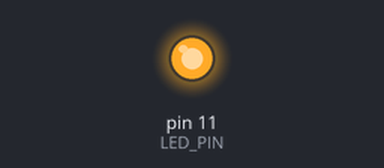
Simulated run of this sketch. Board: Arduino Uno, built with avr-gcc and run on an emulated ATmega328P. Shown: output pins drawn as LEDs (lit = HIGH).

Above: at 2.6 s.
At 6.46 s:
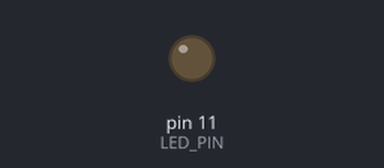
Timing chart, 0 to 7.4 s (numbered marks = the images above):
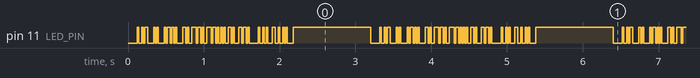

Measured:
- by itself, pin 11 (LED_PIN): moves between LOW and HIGH, repeating every 3.2 s
- by itself, everything shown: repeats every 3.2 s, in 18 steps

The sketch:

VLC_transmitter1.ino
```cpp
//This program takes input string and sends each character through the LED (OOK - ASCII encoding)
//Comment out digitalWrite(LED_PIN, LOW) in loop() function to run.

#define LED_PIN 11
#define PERIOD 20//MAKE SURE THIS IS SAME AS RECEIVER


char* string = " Channel 1\n";
int string_length;

void setup()
{
  pinMode(LED_PIN, OUTPUT);
  string_length = strlen(string);
}

void loop()
{
  loopfunction();
  //digitalWrite(LED_PIN, LOW);
}

void loopfunction()
{
  for(int i = 0; i < string_length; i ++)
  {
    send_byte(string[i]);
  }
  delay(1000);
}

void send_byte(char my_byte)
{
  digitalWrite(LED_PIN, LOW);
  delay(PERIOD);

  //transmission of bits
  for(int i = 0; i < 8; i++)
  {
    digitalWrite(LED_PIN, (my_byte&(0x01 << i))!=0 );
    delay(PERIOD);
  }

  digitalWrite(LED_PIN, HIGH);
  delay(PERIOD);

}
```
